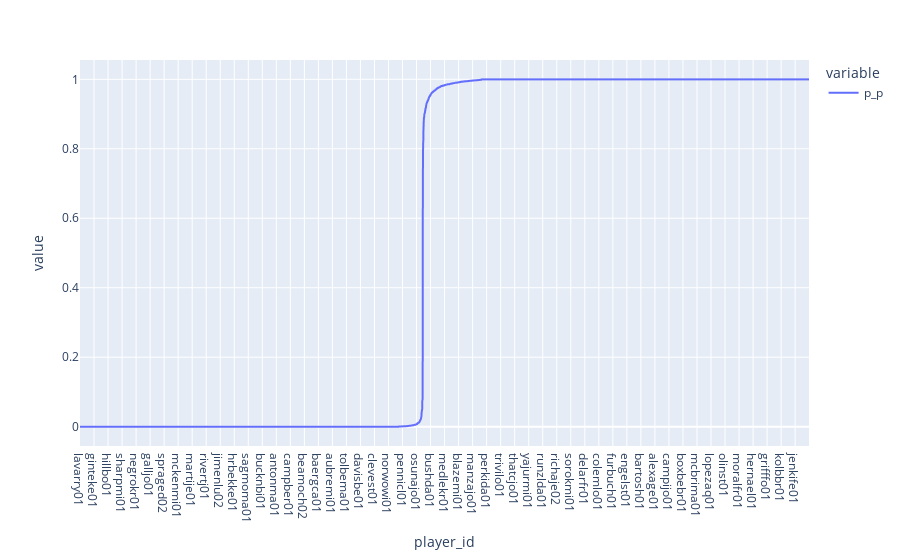

Notebook cell for this chart:
### Code cell
# What's the distribution of percentages
px.line(both['p_p'].sort_values())

### Figure 1 — Plotly figure (JSON) as saved in the notebook; plotly's stock layout.template omitted (floating-point values rounded to 4 significant figures; data arrays with more than 128 entries replaced by an {"elided": "..."} marker saying what was removed)
{"data": [{"hovertemplate": "variable=p_p<br>player_id=%{x}<br>value=%{y}<extra></extra>", "legendgroup": "p_p", "line": {"color": "#636efa", "dash": "solid"}, "mode": "lines", "name": "p_p", "showlegend": true, "type": "scattergl", "x": {"elided": "8839 str values"}, "xaxis": "x", "y": {"elided": "8839 float values"}, "yaxis": "y"}], "layout": {"legend": {"title": {"text": "variable"}, "tracegroupgap": 0}, "margin": {"t": 60}, "xaxis": {"anchor": "y", "domain": [0, 1], "title": {"text": "player_id"}}, "yaxis": {"anchor": "x", "domain": [0, 1], "title": {"text": "value"}}}}
